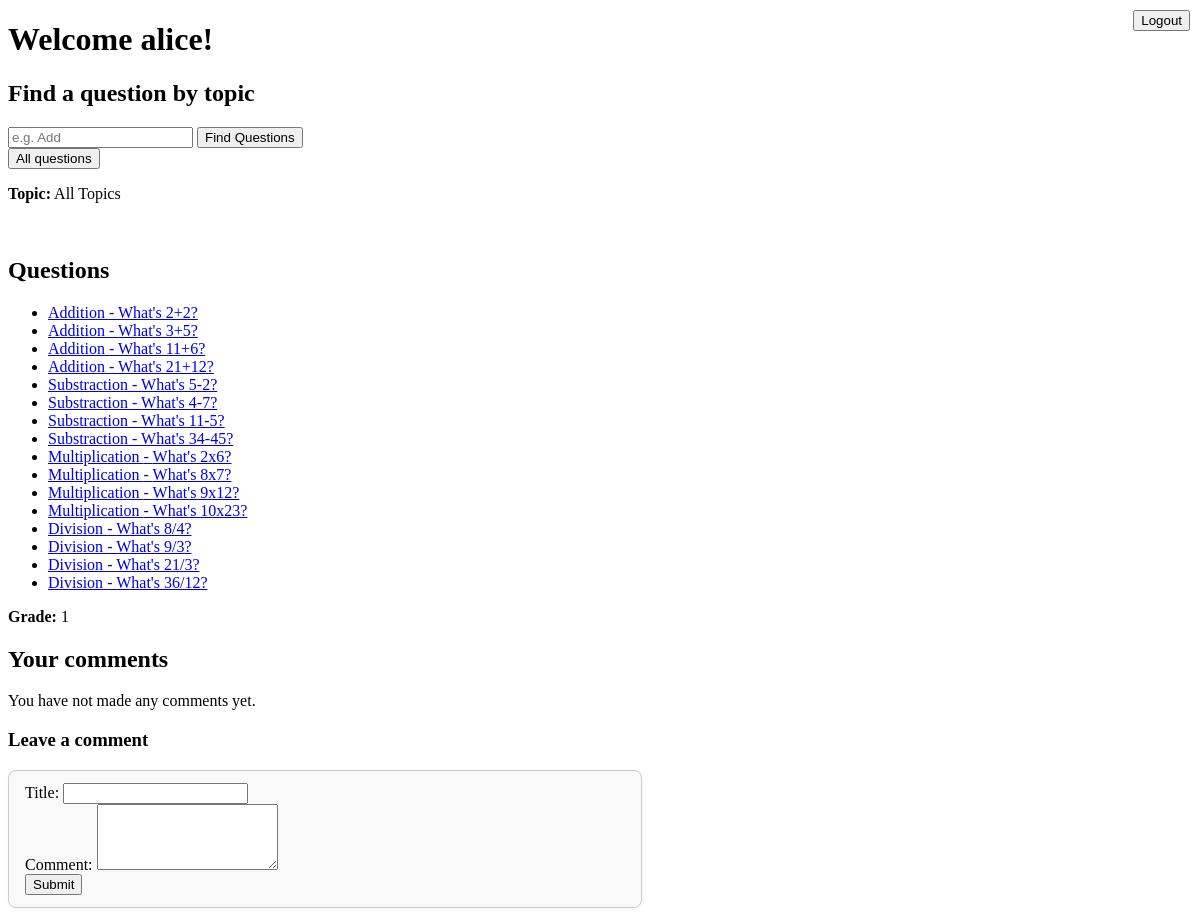
The page /exam/dashboard/ (signed in) on the database its author committed.
### exam/models.py (models this page shows, shortened)
class Student(models.Model):
    user = models.OneToOneField(User, on_delete=models.CASCADE)
    grade = models.IntegerField(default=0)

class Question(models.Model):
    topic = models.CharField(max_length=50)
    question_text = models.CharField(max_length=200)

### exam/views.py (the view)
# urls.py: path("dashboard/", views.student_dashboard, name="student_dashboard"),
@login_required
def student_dashboard(request):
    if request.user.username == "teacher":
        return HttpResponseForbidden("You are not allowed to view this page.")
    questions, topic = get_question(request)
    question_url = "/exam/question_"
    student = request.user.student
    return render(
        request,
        "exam/student_dashboard.html",
        {
            "questions": questions,
            "topic": topic,
            "base_url": question_url,
            "student": student,
        },
    )

### exam/views.py (called while the page is built)
def get_question(request):
    if "topic" in request.GET:
        topic = request.GET.get("topic")
        conn = sqlite3.connect("db.sqlite3")
        topic = (
            conn.cursor()
            .execute(
                "SELECT topic FROM exam_question WHERE topic LIKE '%" + topic + "%'"
            )
            .fetchone()
        )
        if topic:
            topic = topic[0]
            questions = Question.objects.filter(topic=topic)
        else:
            topic = "All Topics"
            questions = Question.objects.all()
        conn.close()
    else:
        questions = Question.objects.all()
        topic = "All Topics"
    return questions, topic

### exam/templates/exam/student_dashboard.html (shortened to what this page needs)
<!DOCTYPE html>
{% load static %}
<html lang="en-US">
  <head>
    <link rel="stylesheet" href="{% static 'exam/comments.css' %}" />
    <link rel="stylesheet" href="{% static 'exam/logout.css' %}" />
  </head>
  <body>
    <h1>Welcome {{student.user.username}}!</h1>
    <form method="post" action="../../logout/">
      <button type="submit" class="logout-button">Logout</button>
    </form>
    {% include "exam/question_finder.html"%}<br />
    {% include "exam/question_list.html" %}
    <p><strong>Grade:</strong> {{ student.grade }}</p>
    <h2>Your comments</h2>
    {% if student.user.comments.all %} {% for comment in student.user.comments.all %}
    <div class="comment-box">
      <div class="comment-header">
        <span class="comment-title">{{ comment.title }}</span>
        <span class="comment-user">by {{ comment.user.username }}</span>
      </div>
      <div class="comment-body">{{ comment.comment_text }}</div>
      <div class="comment-footer">
        <span class="comment-date">{{ comment.pub_date|date:"Y-m-d" }}</span>
      </div>
    </div>
    {% endfor %} {% else %}
    <p>You have not made any comments yet.</p>
    {% endif %}
    <h3>Leave a comment</h3>
    <form method="post" class="comment-box" action="../comment/">
      <label for="title">Title:</label>
      <input type="text" name="title" required />
      <br />
      <label for="comment_text">Comment:</label>
      <textarea
        id="comment_text"
        name="comment_text"
        rows="4"
        required
      ></textarea>
      <br />
      <button type="submit">Submit</button>
    </form>
  </body>
</html>

### exam/templates/exam/question_list.html
<h2>Questions</h2>
<ul>
  {% for question in questions %}
  <li>
    <a href="{{base_url}}{{question.id}}"
      >{{question.topic}} - {{ question.question_text }}</a
    >
  </li>
  {% endfor %}
</ul>

### exam/static/exam/comments.css (style rules this page uses)
.comment-box { border: 1px solid #ccc; border-radius: 8px; padding: 12px 16px; margin-bottom: 16px; background-color: #f9f9f9; max-width: 600px; box-shadow: 1px 1px 4px rgba(0, 0, 0, 0.05); }

### exam/static/exam/logout.css (style rules this page uses)
.logout-button { position: absolute; top: 10px; right: 10px; }

### rows shown on the page
Student: user.username "alice", grade "1"
Question: topic "Addition", question_text "What's 2+2?"
Question: topic "Addition", question_text "What's 3+5?"
Question: topic "Addition", question_text "What's 11+6?"
Question: topic "Addition", question_text "What's 21+12?"
Question: topic "Substraction", question_text "What's 5-2?"
Question: topic "Substraction", question_text "What's 4-7?"
Question: topic "Substraction", question_text "What's 11-5?"
Question: topic "Substraction", question_text "What's 34-45?"
Question: topic "Multiplication", question_text "What's 2x6?"
Question: topic "Multiplication", question_text "What's 8x7?"
Question: topic "Multiplication", question_text "What's 9x12?"
Question: topic "Multiplication", question_text "What's 10x23?"
Question: topic "Division", question_text "What's 8/4?"
Question: topic "Division", question_text "What's 9/3?"
Question: topic "Division", question_text "What's 21/3?"
Question: topic "Division", question_text "What's 36/12?"

### other values the page prints
{{ topic }} "All Topics"
